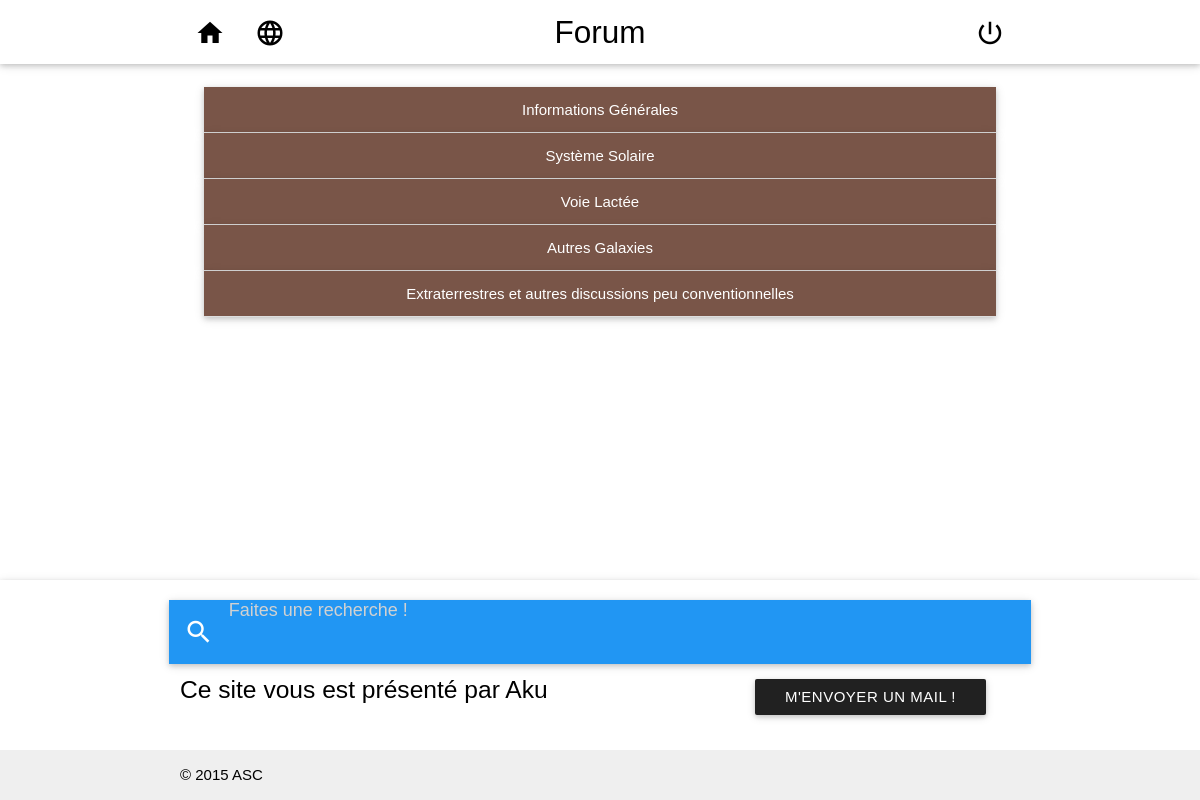
/forum/forum/, run on the app's committed database.
### forum/models.py (models this page shows, shortened)
class Theme(models.Model):
	title = models.CharField(max_length=100, unique=True)
	objects = ThemeManager()

### forum/forum.py (the view)
# urls.py: url(r'^forum/', include('forum.urls')),
def forum(request):
	context = {'pagetitle': "Forum"}
	themes = Theme.objects.all()
	theme_dtos = []
	for theme in themes:
		subthemes = SubTheme.objects.filter(theme=theme)
		subtheme_dtos = []
		for subtheme in subthemes:
			subjects = Subject.objects.filter(subtheme=subtheme)
			subjects_dtos = [SubjectDto(subject) for subject in subjects]
			if request.user.is_authenticated():
				profile = Profile.objects.get(user=request.user)
				last_login_datetime = profile.previous_login
				for subject in subjects_dtos:
					unread_posts = UnreadPost.objects.filter(profile=profile, subject=subject.subject)
					subject.newpost = len(unread_posts)
			subtheme_dtos.append(SubThemeDto(subtheme, subjects_dtos))
		theme_dtos.append(ThemeDto(theme, subtheme_dtos))
	context['themes'] = theme_dtos
	return render(request, 'forum.html', context)

### forum/templates/forum.html (shortened to what this page needs)
{% extends "base.html" %}
{% block content %}
{% load staticfiles %}
<main class="container">
	<section class="section">
		<ul class="collapsible popout" data-collapsible="accordion">
			{% for theme in themes %}
				<li>
					<div id="theme{{ theme.id }}" class="theme collapsible-header center brown white-text">{{ theme.title }}</div>
				</li>
			{% empty %}
				<li>
					<div class="collapsible-header">
						<i class="material-icons">mood_bad</i>Aucun thème
					</div>
				</li>
			{% endfor %}
		</ul>
	</section>
</main>
{% endblock content %}

### forum/static/css/forum.css (style rules this page uses)
html { font-family: GillSans, Calibri, Trebuchet, sans-serif; text-align: justify; text-justify: inter-word; }
body { display: flex; min-height: 100vh; flex-direction: column; }
main { flex: 1 0 auto; }

### data on the page
Theme: title "Informations Générales"
Theme: title "Système Solaire"
Theme: title "Voie Lactée"
Theme: title "Autres Galaxies"
Theme: title "Extraterrestres et autres discussions peu conventionnelles"

### other printed values
{{ pagetitle }} "Forum"
